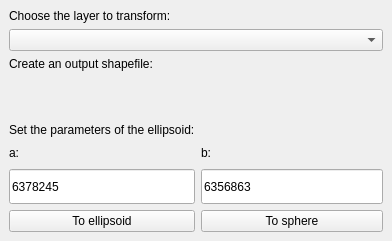
<?xml version="1.0" encoding="UTF-8"?>
<ui version="4.0">
 <class>EllipsoidTransformationDockWidgetBase</class>
 <widget class="QDockWidget" name="EllipsoidTransformationDockWidgetBase">
  <property name="geometry">
   <rect>
    <x>0</x>
    <y>0</y>
    <width>392</width>
    <height>217</height>
   </rect>
  </property>
  <property name="windowTitle">
   <string>Ellipsoid Transformation</string>
  </property>
  <widget class="QWidget" name="dockWidgetContents">
   <layout class="QGridLayout" name="gridLayout">
    <item row="13" column="1">
     <widget class="QPushButton" name="pushButton_2">
      <property name="sizePolicy">
       <sizepolicy hsizetype="Preferred" vsizetype="Fixed">
        <horstretch>0</horstretch>
        <verstretch>0</verstretch>
       </sizepolicy>
      </property>
      <property name="text">
       <string>To sphere</string>
      </property>
     </widget>
    </item>
    <item row="9" column="0">
     <widget class="QLabel" name="label">
      <property name="maximumSize">
       <size>
        <width>16777215</width>
        <height>20</height>
       </size>
      </property>
      <property name="text">
       <string>Set the parameters of the ellipsoid:</string>
      </property>
      <property name="scaledContents">
       <bool>false</bool>
      </property>
      <property name="alignment">
       <set>Qt::AlignLeading|Qt::AlignLeft|Qt::AlignVCenter</set>
      </property>
     </widget>
    </item>
    <item row="12" column="1">
     <widget class="QLineEdit" name="lineEdit_2">
      <property name="sizePolicy">
       <sizepolicy hsizetype="Preferred" vsizetype="Fixed">
        <horstretch>0</horstretch>
        <verstretch>0</verstretch>
       </sizepolicy>
      </property>
      <property name="minimumSize">
       <size>
        <width>51</width>
        <height>35</height>
       </size>
      </property>
      <property name="text">
       <string>6356863</string>
      </property>
     </widget>
    </item>
    <item row="10" column="1">
     <widget class="QLabel" name="label_3">
      <property name="minimumSize">
       <size>
        <width>0</width>
        <height>20</height>
       </size>
      </property>
      <property name="maximumSize">
       <size>
        <width>16777215</width>
        <height>20</height>
       </size>
      </property>
      <property name="text">
       <string>b:</string>
      </property>
     </widget>
    </item>
    <item row="2" column="0">
     <widget class="QLabel" name="label_4">
      <property name="maximumSize">
       <size>
        <width>16777215</width>
        <height>20</height>
       </size>
      </property>
      <property name="text">
       <string>Choose the layer to transform:</string>
      </property>
      <property name="scaledContents">
       <bool>false</bool>
      </property>
      <property name="alignment">
       <set>Qt::AlignLeading|Qt::AlignLeft|Qt::AlignVCenter</set>
      </property>
     </widget>
    </item>
    <item row="10" column="0">
     <widget class="QLabel" name="label_2">
      <property name="minimumSize">
       <size>
        <width>0</width>
        <height>20</height>
       </size>
      </property>
      <property name="maximumSize">
       <size>
        <width>16777215</width>
        <height>20</height>
       </size>
      </property>
      <property name="text">
       <string>a:</string>
      </property>
     </widget>
    </item>
    <item row="13" column="0">
     <widget class="QPushButton" name="pushButton">
      <property name="sizePolicy">
       <sizepolicy hsizetype="Preferred" vsizetype="Fixed">
        <horstretch>0</horstretch>
        <verstretch>0</verstretch>
       </sizepolicy>
      </property>
      <property name="text">
       <string>To ellipsoid</string>
      </property>
     </widget>
    </item>
    <item row="12" column="0">
     <widget class="QLineEdit" name="lineEdit">
      <property name="sizePolicy">
       <sizepolicy hsizetype="Preferred" vsizetype="Fixed">
        <horstretch>0</horstretch>
        <verstretch>0</verstretch>
       </sizepolicy>
      </property>
      <property name="minimumSize">
       <size>
        <width>50</width>
        <height>35</height>
       </size>
      </property>
      <property name="maximumSize">
       <size>
        <width>16777215</width>
        <height>16777215</height>
       </size>
      </property>
      <property name="text">
       <string>6378245</string>
      </property>
     </widget>
    </item>
    <item row="4" column="0" colspan="2">
     <widget class="QgsMapLayerComboBox" name="mMapLayerComboBox"/>
    </item>
    <item row="5" column="0">
     <widget class="QLabel" name="label_5">
      <property name="maximumSize">
       <size>
        <width>16777215</width>
        <height>20</height>
       </size>
      </property>
      <property name="text">
       <string>Create an output shapefile: </string>
      </property>
      <property name="scaledContents">
       <bool>false</bool>
      </property>
      <property name="alignment">
       <set>Qt::AlignLeading|Qt::AlignLeft|Qt::AlignVCenter</set>
      </property>
     </widget>
    </item>
    <item row="6" column="0" colspan="2">
     <widget class="QgsFileWidget" name="mQgsFileWidget">
      <property name="sizePolicy">
       <sizepolicy hsizetype="Preferred" vsizetype="Minimum">
        <horstretch>0</horstretch>
        <verstretch>0</verstretch>
       </sizepolicy>
      </property>
      <property name="minimumSize">
       <size>
        <width>0</width>
        <height>40</height>
       </size>
      </property>
      <property name="storageMode">
       <enum>QgsFileWidget::SaveFile</enum>
      </property>
     </widget>
    </item>
   </layout>
  </widget>
 </widget>
 <customwidgets>
  <customwidget>
   <class>QgsFileWidget</class>
   <extends>QWidget</extends>
   <header>qgsfilewidget.h</header>
  </customwidget>
  <customwidget>
   <class>QgsMapLayerComboBox</class>
   <extends>QComboBox</extends>
   <header>qgsmaplayercombobox.h</header>
  </customwidget>
 </customwidgets>
 <resources/>
 <connections/>
</ui>
